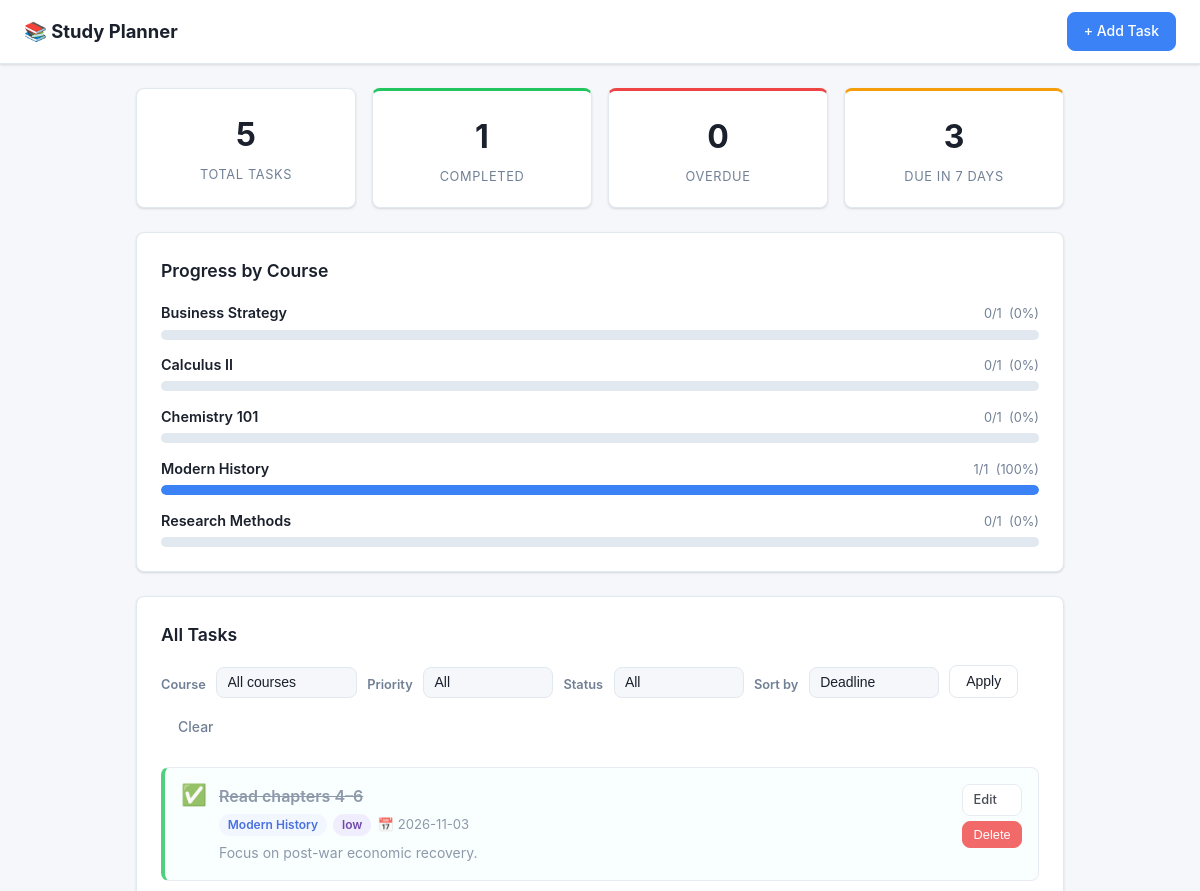
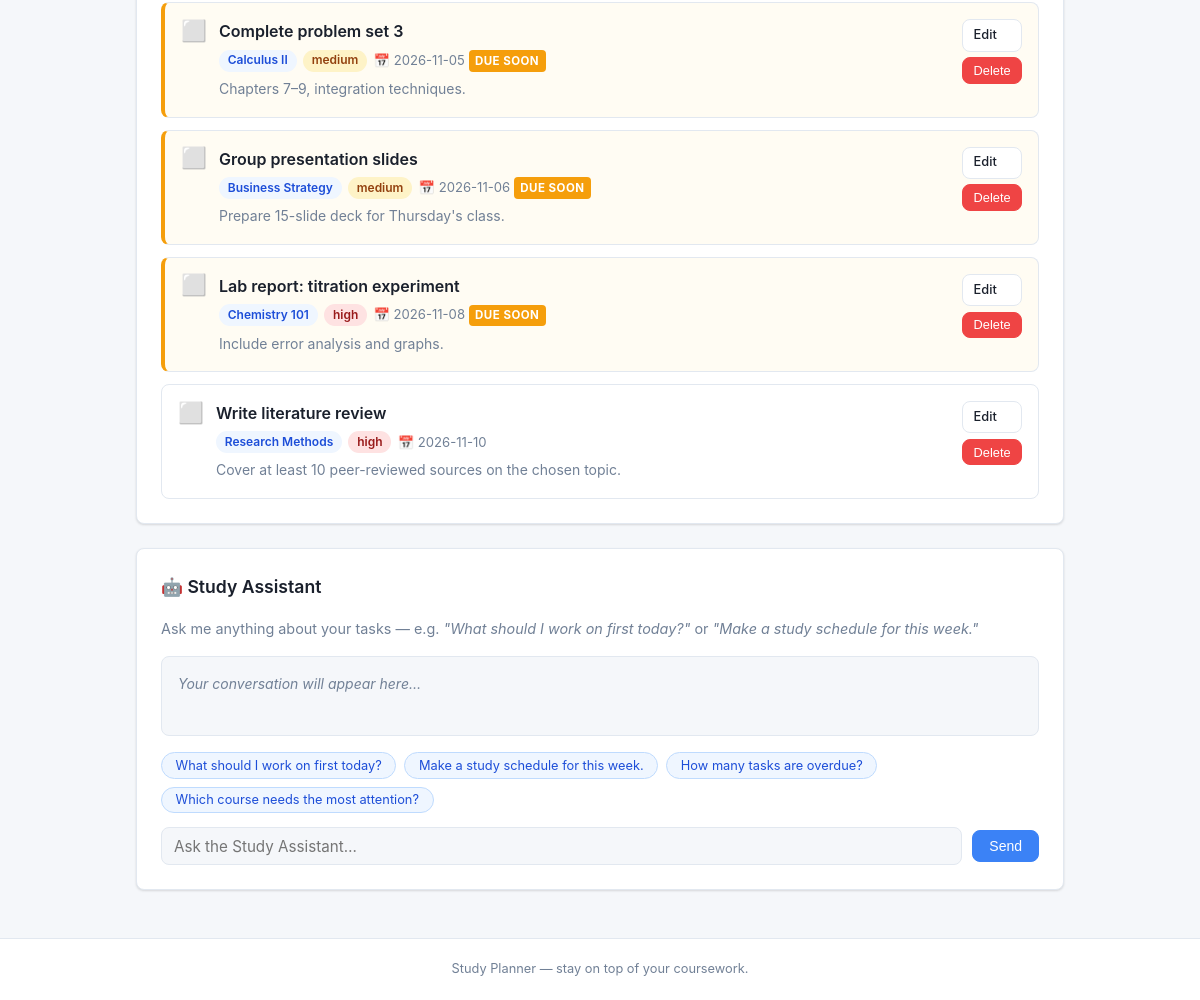
The page / on the database its author committed (2 pictures, top to bottom).
### tables this page shows
CREATE TABLE tasks (
                id          INTEGER PRIMARY KEY AUTOINCREMENT,
                title       TEXT    NOT NULL,
                course      TEXT    NOT NULL,
                description TEXT    NOT NULL DEFAULT '',
                deadline    TEXT    NOT NULL,   -- stored as ISO-8601 date string
                priority    TEXT    NOT NULL DEFAULT 'medium',
                done        INTEGER NOT NULL DEFAULT 0,  -- 0=pending, 1=done
                created_at  TEXT    NOT NULL DEFAULT (date('now'))
            );

### app.py (the view)
    @app.route("/")
    def index():
        course_filter = request.args.get("course", "").strip()
        priority_filter = request.args.get("priority", "").strip()
        status_filter = request.args.get("status", "").strip()
        sort_by = request.args.get("sort", "deadline").strip()
        tasks = db.get_all_tasks(
            db_path=_db_path,
            course=course_filter,
            priority=priority_filter,
            status=status_filter,
            sort=sort_by,
        )
        stats = db.get_stats(_db_path)
        courses = db.get_distinct_courses(_db_path)
        today = date.today().isoformat()
        return render_template(
            "index.html",
            tasks=tasks,
            stats=stats,
            courses=courses,
            today=today,
            course_filter=course_filter,
            priority_filter=priority_filter,
            status_filter=status_filter,
            sort_by=sort_by,
        )

### database.py (called while the page is built)
def get_connection(db_path: str = DB_PATH) -> sqlite3.Connection:
    conn = sqlite3.connect(db_path)
    conn.row_factory = sqlite3.Row          # access columns by name
    conn.execute("PRAGMA foreign_keys = ON")
    return conn

def get_distinct_courses(db_path: str = DB_PATH) -> list[str]:
    with get_connection(db_path) as conn:
        rows = conn.execute(
            "SELECT DISTINCT course FROM tasks ORDER BY course"
        ).fetchall()
    return [r["course"] for r in rows]

### templates/index.html (shortened to what this page needs)
{% extends "base.html" %}
{% block content %}
<section class="stats-grid">
  <div class="stat-card">
    <span class="stat-number">{{ stats.total }}</span>
    <span class="stat-label">Total Tasks</span>
  </div>
  <div class="stat-card stat-card--success">
    <span class="stat-number">{{ stats.completed }}</span>
    <span class="stat-label">Completed</span>
  </div>
  <div class="stat-card stat-card--danger">
    <span class="stat-number">{{ stats.overdue }}</span>
    <span class="stat-label">Overdue</span>
  </div>
  <div class="stat-card stat-card--warning">
    <span class="stat-number">{{ stats.due_soon }}</span>
    <span class="stat-label">Due in 7 Days</span>
  </div>
</section>
{% if stats.courses %}
<section class="section">
  <h2 class="section-title">Progress by Course</h2>
  <div class="progress-list">
    {% for c in stats.courses %}
    <div class="progress-item">
      <div class="progress-header">
        <span class="progress-course">{{ c.course }}</span>
        <span class="progress-pct">{{ c.completed }}/{{ c.total }} &nbsp;({{ c.pct }}%)</span>
      </div>
      <div class="progress-bar-track">
        <div class="progress-bar-fill" style="width: {{ c.pct }}%;"
             aria-valuenow="{{ c.pct }}" aria-valuemin="0" aria-valuemax="100"></div>
      </div>
    </div>
    {% endfor %}
  </div>
</section>
{% endif %}
<section class="section">
  <h2 class="section-title">All Tasks</h2>
  <form class="filter-form" method="get" action="{{ url_for('index') }}" id="filterForm">
    <label for="course">Course</label>
    <select name="course" id="course">
      <option value="">All courses</option>
    </select>
    <label for="priority">Priority</label>
    <select name="priority" id="priority">
      <option value="">All</option>
    </select>
    <label for="status">Status</label>
    <select name="status" id="status">
      <option value="">All</option>
    </select>
    <label for="sort">Sort by</label>
    <select name="sort" id="sort">
      <option value="deadline" {% if sort_by == 'deadline'   %}selected{% endif %}>Deadline</option>
    </select>
    <button type="submit" class="btn btn-secondary">Apply</button>
    <a href="{{ url_for('index') }}" class="btn btn-ghost">Clear</a>
  </form>
  {% if tasks %}
  <ul class="task-list">
    {% for task in tasks %}
      {% if task.done %}
        {% set row_class = "task-row task-row--done" %}
      {% elif task.deadline < today %}
        {% set row_class = "task-row task-row--overdue" %}
      {% elif task.deadline <= (today | add_days(7)) %}
        {% set row_class = "task-row task-row--due-soon" %}
      {% else %}
        {% set row_class = "task-row" %}
      {% endif %}
    <li class="{{ row_class }}">
      <form class="toggle-form" method="post"
            action="{{ url_for('toggle_task', task_id=task.id) }}">
        <button type="submit" class="toggle-btn"
                title="{{ 'Mark as pending' if task.done else 'Mark as done' }}"
                aria-label="{{ 'Mark as pending' if task.done else 'Mark as done' }}">
          {% if task.done %}✅{% else %}⬜{% endif %}
        </button>
      </form>
      <div class="task-body">
        <div class="task-title {% if task.done %}task-title--done{% endif %}">
          {{ task.title }}
        </div>
        <div class="task-meta">
          <span class="badge badge--course">{{ task.course }}</span>
          <span class="badge badge--priority badge--{{ task.priority }}">{{ task.priority }}</span>
          <span class="task-deadline">
            📅 {{ task.deadline }}
            {% if not task.done %}
              {% if task.deadline < today %}
                <span class="tag tag--overdue">Overdue</span>
              {% elif task.deadline <= (today | add_days(7)) %}
                <span class="tag tag--due-soon">Due soon</span>
              {% endif %}
            {% endif %}
          </span>
        </div>
        {% if task.description %}
          <p class="task-description">{{ task.description }}</p>
        {% endif %}
      </div>
      <div class="task-actions">
        <a class="btn btn-sm btn-secondary"
           href="{{ url_for('edit_task', task_id=task.id) }}">Edit</a>
        <button class="btn btn-sm btn-danger js-confirm-delete"
                data-form="delete-form-{{ task.id }}">Delete</button>
      </div>
    </li>
    {% endfor %}
  </ul>
  {% else %}
    <div class="empty-state">
      <p>No tasks found. <a href="{{ url_for('new_task') }}">Add your first task →</a></p>
    </div>
  {% endif %}
</section>
<section class="section chat-panel" id="studyAssistant">
  <h2 class="section-title">
    🤖 Study Assistant
    <span class="chat-mode-badge" id="chatModeBadge"></span>
  </h2>
  <p class="chat-intro">
    Ask me anything about your tasks — e.g.
    <em>"What should I work on first today?"</em> or
    <em>"Make a study schedule for this week."</em>
  </p>
  <div class="chat-history" id="chatHistory" aria-live="polite" aria-label="Chat history"></div>
  <div class="chat-suggestions" id="chatSuggestions">
    <button class="suggestion-chip" data-prompt="What should I work on first today?">What should I work on first today?</button>
    <button class="suggestion-chip" data-prompt="Make a study schedule for this week.">Make a study schedule for this week.</button>
    <button class="suggestion-chip" data-prompt="How many tasks do I have overdue?">How many tasks are overdue?</button>
    <button class="suggestion-chip" data-prompt="Which course needs the most attention?">Which course needs the most attention?</button>
  </div>
  <form class="chat-form" id="chatForm" novalidate>
    <input
      type="text"
      id="chatInput"
      class="form-control chat-input"
      placeholder="Ask the Study Assistant…"
      autocomplete="off"
      maxlength="500"
      aria-label="Ask the Study Assistant"
    />
    <button type="submit" class="btn btn-primary chat-send-btn" id="chatSendBtn">
      Send
    </button>
  </form>
</section>
{% endblock %}

### templates/base.html (shortened to what this page needs)
<!DOCTYPE html>
<html lang="en">
<head>
  <link rel="stylesheet" href="{{ url_for('static', filename='css/style.css') }}" />
</head>
<body>
  <nav class="navbar">
    <a class="nav-brand" href="{{ url_for('index') }}">📚 Study Planner</a>
    <a class="btn btn-primary" href="{{ url_for('new_task') }}">+ Add Task</a>
  </nav>
  <main class="container">
    {% block content %}{% endblock %}
  </main>
  <footer class="footer">
    <p>Study Planner &mdash; stay on top of your coursework.</p>
  </footer>
</body>
</html>

### rows shown on the page
tasks: course "Modern History", completed "1", total "1", pct "100", title "Read chapters 4–6", priority "low", deadline "2026-11-03", description "Focus on post-war economic recovery."
tasks: course "Research Methods", completed "0", total "1", pct "0", title "Write literature review", priority "high", deadline "2026-11-10", description "Cover at least 10 peer-reviewed sources on the chosen topic."
tasks: title "Complete problem set 3", course "Calculus II", priority "medium", deadline "2026-11-05", done "DUE SOON", description "Chapters 7–9, integration techniques."
tasks: title "Group presentation slides", course "Business Strategy", priority "medium", deadline "2026-11-06", done "DUE SOON", description "Prepare 15-slide deck for Thursday's class."
tasks: title "Lab report: titration experiment", course "Chemistry 101", priority "high", deadline "2026-11-08", done "DUE SOON", description "Include error analysis and graphs."

### other values the page prints
{{ stats.total }} "5"
{{ stats.completed }} "1"
{{ stats.overdue }} "0"
{{ stats.due_soon }} "3"
{{ c.course }} "Business Strategy" "Calculus II" "Chemistry 101"
{{ c.completed }} "0" "0" "0"
{{ c.total }} "1" "1" "1"
{{ c.pct }} "0" "0" "0"
